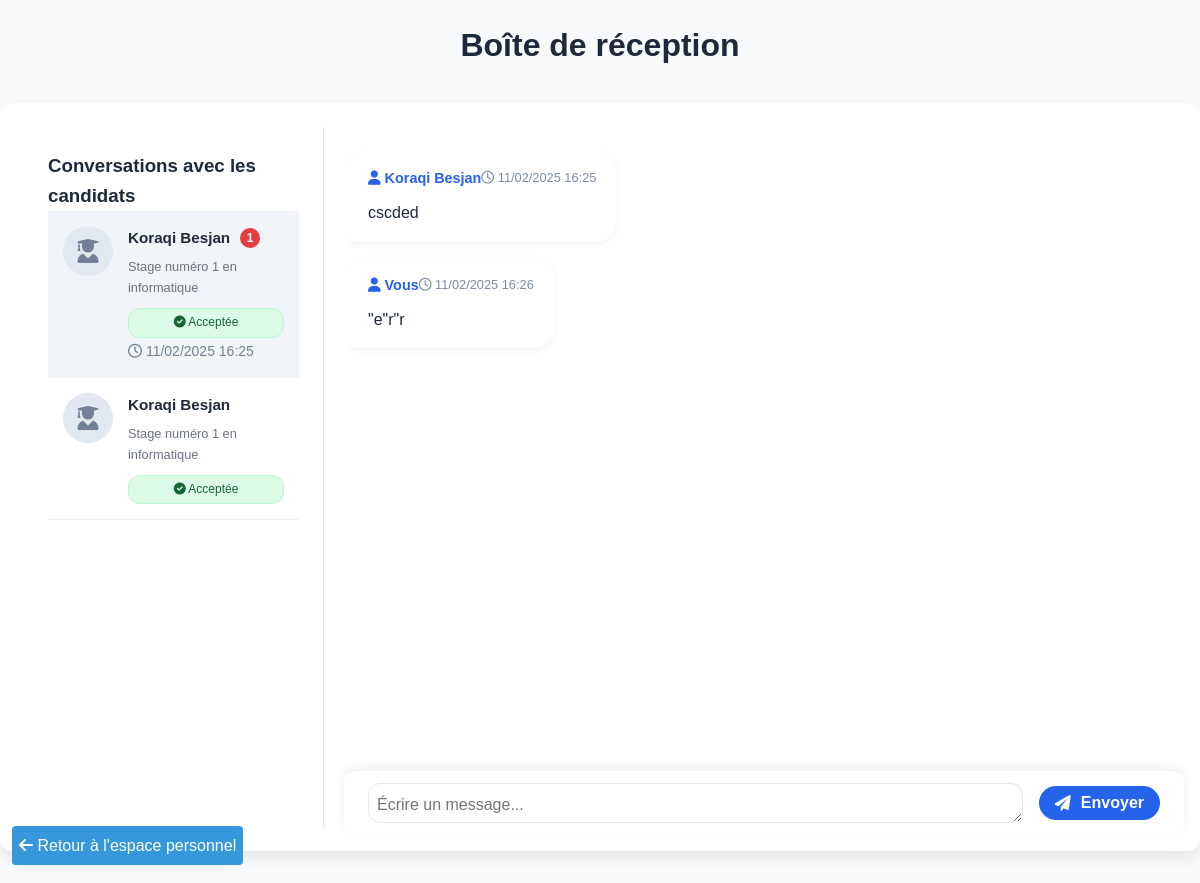
The page /app/message/inbox.php?etudiant_id=1 (signed in) on the database as committed earlier.
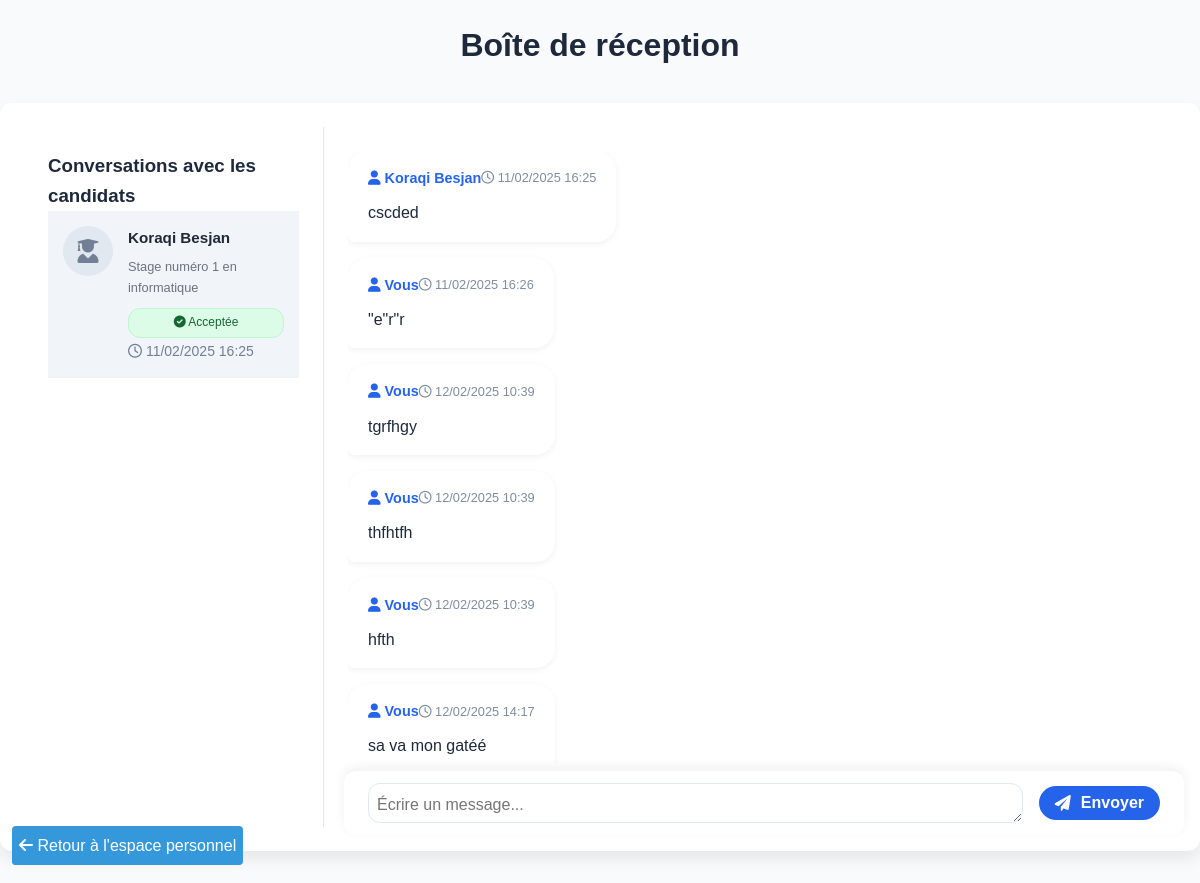
The same page on the database as committed later.
### tables this page shows
CREATE TABLE `etudiants` (
  `id` int(11) NOT NULL,
  `nom` varchar(50) NOT NULL,
  `prenom` varchar(50) NOT NULL,
  `date_naissance` date DEFAULT NULL,
  `adresse` varchar(255) DEFAULT NULL,
  `ville` varchar(100) DEFAULT NULL,
  `code_postal` varchar(10) DEFAULT NULL,
  `pays` varchar(100) DEFAULT NULL,
  `telephone` varchar(20) DEFAULT NULL,
  `niveau_etude` varchar(50) DEFAULT NULL,
  `filiere` varchar(100) DEFAULT NULL,
  `cv` varchar(255) DEFAULT NULL,
  `username` varchar(100) NOT NULL,
  `email` varchar(255) NOT NULL,
  `password` varchar(255) NOT NULL,
  `role` enum('etudiant','entreprise','admin') NOT NULL DEFAULT 'etudiant',
  `lettre_motivation` text,
  `date_creation` timestamp NOT NULL DEFAULT CURRENT_TIMESTAMP,
  `icone` varchar(255) DEFAULT NULL
);

CREATE TABLE `messages` (
  `id` int(11) NOT NULL,
  `expediteur_id` varchar(20) DEFAULT NULL,
  `destinataire_id` varchar(20) DEFAULT NULL,
  `contenu` text NOT NULL,
  `date_envoi` datetime DEFAULT CURRENT_TIMESTAMP,
  `statut` enum('non_lu','lu') DEFAULT 'non_lu',
  `conversation_id` int(11) DEFAULT NULL
);

### app/message/inbox.php (the view, shortened to what the changed rows need)
<?php
require_once $_SERVER['DOCUMENT_ROOT'] . '/Gestion_Stage/app/config/database.php';
$user_id = $_SESSION['user_id'];
$role = $_SESSION['role'];
$selected_entreprise_id = isset($_GET['entreprise_id']) ? intval($_GET['entreprise_id']) : null;
$selected_etudiant_id = isset($_GET['etudiant_id']) ? intval($_GET['etudiant_id']) : null;
if ($role === 'entreprise') {
    $etudiant_query = "SELECT DISTINCT e.*,
    CONCAT(e.nom, ' ', e.prenom) as nom_complet,
    MAX(m.date_envoi) as dernier_message,
    c.statut as statut_candidature,
    os.titre as titre_offre,
    MIN(m.conversation_id) as conversation_id,
    COUNT(DISTINCT CASE
        WHEN m.statut = 'non_lu'
        AND m.expediteur_id = CONCAT('E', e.id)
        AND m.destinataire_id = CONCAT('C', :user_id)
        THEN m.id
    END) as messages_non_lus
FROM etudiants e
INNER JOIN candidatures c ON e.id = c.etudiant_id
INNER JOIN offres_stages os ON c.offre_id = os.id
LEFT JOIN messages m ON (
    m.expediteur_id = CONCAT('E', e.id)
    AND m.destinataire_id = CONCAT('C', :user_id)
)
WHERE os.entreprise_id = :user_id
GROUP BY e.id";
    $etudiant_stmt = $pdo->prepare($etudiant_query);
    $etudiant_stmt->execute([':user_id' => $user_id]);
    $etudiants = $etudiant_stmt->fetchAll();
}
$messages = [];
if ($role === 'etudiant' && $selected_entreprise_id) {
    $query = "SELECT m.*,
                    CASE
                        WHEN m.expediteur_id = CONCAT('E', :user_id) THEN 'Vous'
                        ELSE e.nom
                    END as expediteur_nom,
                    e.id as entreprise_id
             FROM messages m
             LEFT JOIN entreprises e ON SUBSTRING(m.expediteur_id, 2) = e.id
             WHERE (m.expediteur_id = CONCAT('E', :user_id) AND m.destinataire_id = CONCAT('C', :entreprise_id))
             OR (m.expediteur_id = CONCAT('C', :entreprise_id) AND m.destinataire_id = CONCAT('E', :user_id))
             ORDER BY m.date_envoi ASC";
    $stmt = $pdo->prepare($query);
    $stmt->execute([
        ':user_id' => $user_id,
        ':entreprise_id' => $selected_entreprise_id
    ]);
    $messages = $stmt->fetchAll();
    $entreprise_id = $selected_entreprise_id;
} elseif ($role === 'entreprise' && $selected_etudiant_id) {
    $query = "SELECT m.*,
                    CASE
                        WHEN m.expediteur_id = CONCAT('C', :user_id) THEN 'Vous'
                        ELSE CONCAT(e.nom, ' ', e.prenom)
                    END as expediteur_nom
             FROM messages m
             LEFT JOIN etudiants e ON SUBSTRING(m.expediteur_id, 2) = e.id
             WHERE (m.expediteur_id = CONCAT('C', :user_id) AND m.destinataire_id = CONCAT('E', :selected_etudiant_id))
             OR (m.expediteur_id = CONCAT('E', :selected_etudiant_id) AND m.destinataire_id = CONCAT('C', :user_id))
             ORDER BY m.date_envoi ASC";
    $stmt = $pdo->prepare($query);
    $stmt->execute([
        ':user_id' => $user_id,
        ':selected_etudiant_id' => $selected_etudiant_id
    ]);
    $messages = $stmt->fetchAll();
}
?>
<!DOCTYPE html>
<html lang="fr">
<head>
    <link rel="stylesheet" href="/Gestion_Stage/public/assets/css/style_message.css">
    <link rel="stylesheet" href="https://cdnjs.cloudflare.com/ajax/libs/font-awesome/6.0.0/css/all.min.css"
 />
    <h1>Boîte de réception</h1>
</head>
<body>
    <div class="container inbox-container">
        <div class="conversation-list">
    <?php if ($role === 'entreprise'): ?>
        <ul class="conversations">
            <?php foreach ($etudiants as $etudiant): ?>
                <li class="conversation-item <?php echo $selected_etudiant_id == $etudiant['id'] ? 'active' : ''; ?>">
                    <a href="?etudiant_id=<?php echo $etudiant['id']; ?>">
                        <div class="avatar">
                            <i class="fas fa-user-graduate"></i>
                        </div>
                        <div class="info">
                            <span class="name">
                                <?php echo htmlspecialchars($etudiant['nom_complet']); ?>
                                <?php if ($etudiant['messages_non_lus'] > 0): ?>
                                    <span class="notification-badge">
                                        <?php echo $etudiant['messages_non_lus'] > 9 ? '9+' : $etudiant['messages_non_lus']; ?>
                                    </span>
                                <?php endif; ?>
                            </span>
                            <span class="offer-title"><?php echo htmlspecialchars($etudiant['titre_offre']); ?></span>
                            <span class="status <?php echo strtolower($etudiant['statut_candidature']); ?>">
                                <?php
                                $statut = strtolower($etudiant['statut_candidature']);
                                switch($statut) {
                                    case 'acceptee':
                                        echo '<i class="fas fa-check-circle"></i> Acceptée';
                                        break;
                                }
                                ?>
                            </span>
                            <?php if ($etudiant['dernier_message']): ?>
                                <span class="last-message">
                                    <i class="far fa-clock"></i>
                                    <?php echo date('d/m/Y H:i', strtotime($etudiant['dernier_message'])); ?>
                                </span>
                            <?php endif; ?>
                        </div>
                    </a>
                </li>
            <?php endforeach; ?>
        </ul>
    <?php endif; ?>
</div>
        <div class="message-content" id="messageContent">
    <?php if ($role === 'etudiant' && !$selected_entreprise_id): ?>
        <p class="empty-message"><i class="fas fa-comments"></i> Sélectionnez une conversation pour afficher les messages</p>
    <?php elseif ($role === 'entreprise' && !$selected_etudiant_id): ?>
        <p class="empty-message"><i class="fas fa-comments"></i> Sélectionnez un étudiant pour afficher les messages</p>
    <?php elseif (empty($messages)): ?>
        <p class="empty-message"><i class="fas fa-envelope-open"></i> Aucun message dans cette conversation</p>
    <?php else: ?>
        <ul class="messages">
            <?php foreach ($messages as $message): ?>
                <li class="message <?php echo $message['statut'] === 'non_lu' ? 'unread' : ''; ?>
                                 <?php echo $message['expediteur_id'] == $user_id ? 'sent' : 'received'; ?>">
                    <div class="message-header">
                        <span class="sender">
                            <i class="fas fa-user"></i>
                            <?php echo htmlspecialchars($message['expediteur_nom']); ?>
                        </span>
                        <span class="date">
                            <i class="far fa-clock"></i>
                            <?php echo date('d/m/Y H:i', strtotime($message['date_envoi'])); ?>
                        </span>
                    </div>
                    <div class="message-body">
                        <?php echo nl2br(htmlspecialchars($message['contenu'])); ?>
                    </div>
                </li>
            <?php endforeach; ?>
        </ul>
    <?php endif; ?>
</div>
    </div>
</body>
</html>

Rows that differ between the two databases and show on the page:
no longer on this page (row unchanged): etudiants: nom_complet "Koraqi Besjan", titre_offre "Stage numéro 1 en informatique"
shown differently, row unchanged: etudiants: messages_non_lus "1" → (not shown)
added messages: expediteur_nom "Vous", date_envoi "12/02/2025 10:39", contenu "tgrfhgy"
added messages: expediteur_nom "Vous", date_envoi "12/02/2025 10:39", contenu "thfhtfh"
added messages: expediteur_nom "Vous", date_envoi "12/02/2025 10:39", contenu "hfth"
added messages: expediteur_nom "Vous", date_envoi "12/02/2025 14:17", contenu "sa va mon gatéé"
